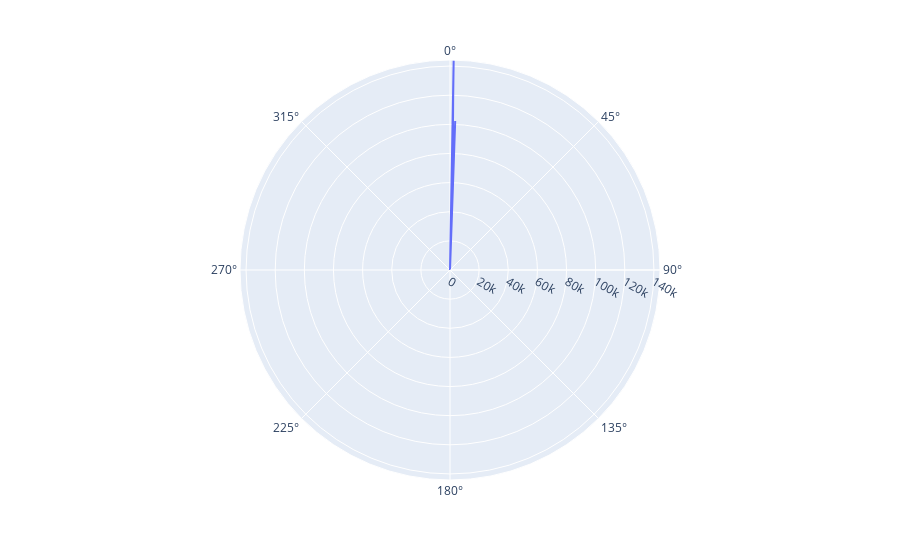

Notebook code cell kept with this figure:
### Code cell
#Income Vs Gender val (1,2)
fig = px.line_polar(demo_data, r='income', theta='gender_val', line_close=True)
fig.show()

### Figure 1 — Plotly figure (JSON) as saved in the notebook; plotly's stock layout.template omitted (floating-point values rounded to 4 significant figures; data arrays with more than 128 entries replaced by an {"elided": "..."} marker saying what was removed)
{"data": [{"hovertemplate": "income=%{r}<br>gender_val=%{theta}<extra></extra>", "legendgroup": "", "line": {"color": "#636efa", "dash": "solid"}, "marker": {"symbol": "circle"}, "mode": "lines", "name": "", "r": {"elided": "748 int values"}, "showlegend": false, "subplot": "polar", "theta": {"elided": "748 int values"}, "type": "scatterpolar"}], "layout": {"autosize": true, "legend": {"tracegroupgap": 0}, "margin": {"t": 60}, "polar": {"angularaxis": {"direction": "clockwise", "rotation": 90, "type": "linear"}, "domain": {"x": [0, 1], "y": [0, 1]}, "radialaxis": {"autorange": true, "range": [0, 144157], "type": "linear"}}}}
